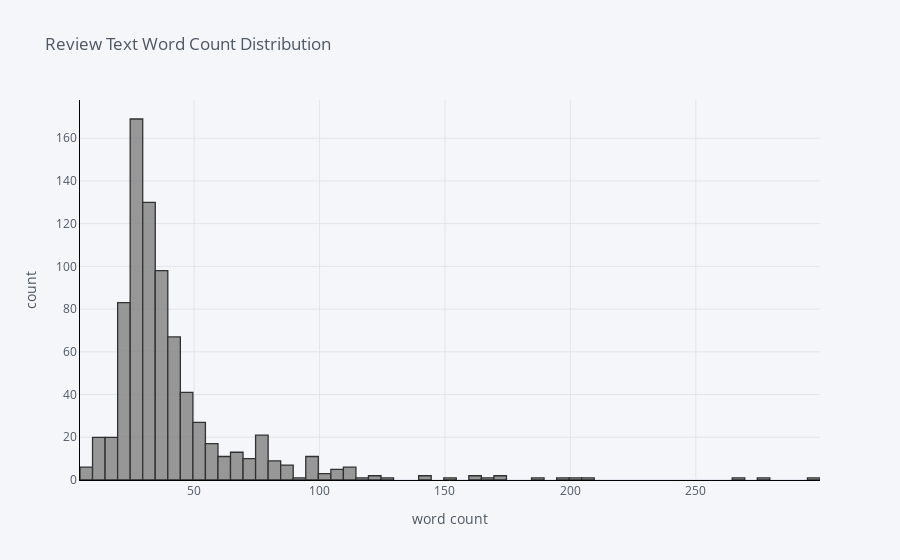

Notebook code for this chart:
### Code cell
# The distribution of review word count
df['word_count'].iplot(
    kind='hist',
    bins=100,
    xTitle='word count',
    linecolor='black',
    yTitle='count',
    color = 'Grey',
    title='Review Text Word Count Distribution')

### Figure 1 — Plotly figure (JSON) as saved in the notebook; plotly's stock layout.template omitted (floating-point values rounded to 4 significant figures; data arrays with more than 128 entries replaced by an {"elided": "..."} marker saying what was removed)
{"data": [{"histfunc": "count", "histnorm": "", "marker": {"color": "rgba(128, 128, 128, 1.0)", "line": {"color": "#000000", "width": 1.3}}, "name": "word_count", "nbinsx": 100, "opacity": 0.8, "orientation": "v", "type": "histogram", "x": {"elided": "794 int values"}}], "layout": {"barmode": "overlay", "legend": {"bgcolor": "#F5F6F9", "font": {"color": "#4D5663"}}, "paper_bgcolor": "#F5F6F9", "plot_bgcolor": "#F5F6F9", "title": {"font": {"color": "#4D5663"}, "text": "Review Text Word Count Distribution"}, "xaxis": {"gridcolor": "#E1E5ED", "linecolor": "black", "showgrid": true, "tickfont": {"color": "#4D5663"}, "title": {"font": {"color": "#4D5663"}, "text": "word count"}, "zerolinecolor": "#E1E5ED"}, "yaxis": {"gridcolor": "#E1E5ED", "linecolor": "black", "showgrid": true, "tickfont": {"color": "#4D5663"}, "title": {"font": {"color": "#4D5663"}, "text": "count"}, "zerolinecolor": "#E1E5ED"}}}
